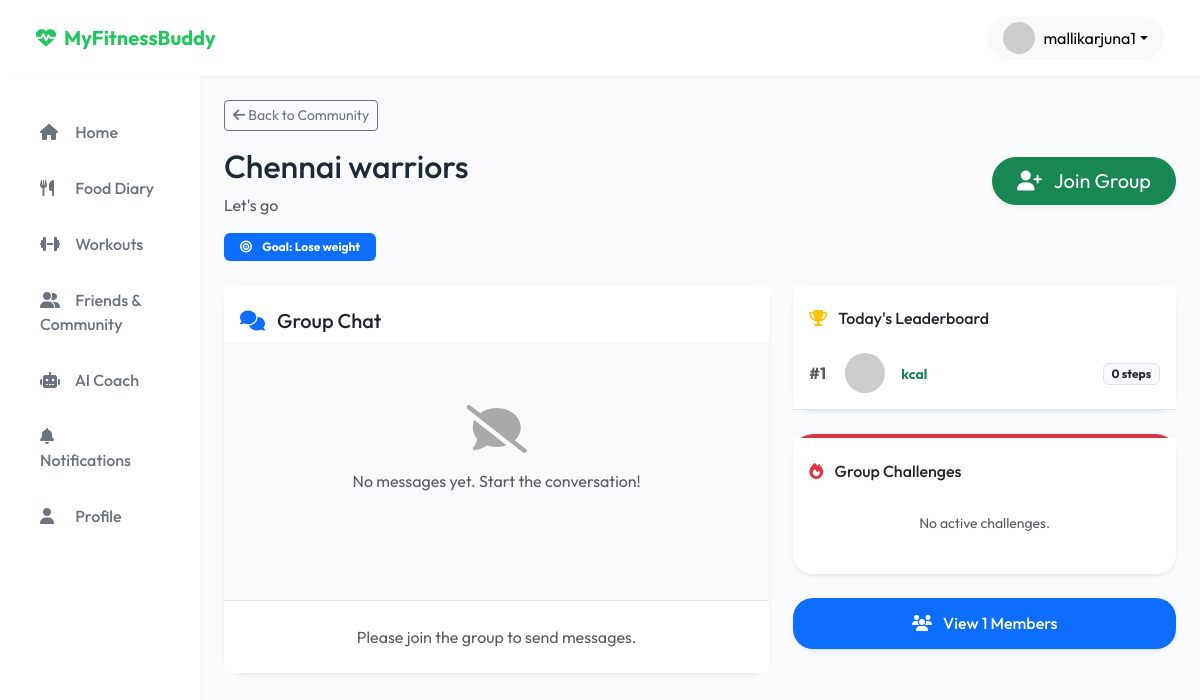
Page /group/2/ (signed in) on the committed database.
### users/models.py (models this page shows, shortened)
class User(AbstractUser):
    phone_number = models.CharField(max_length=15, unique=True, null=True, blank=True)
    email = models.EmailField(unique=True)
    gender = models.CharField(max_length=10, null=True, blank=True)
    age = models.IntegerField(null=True, blank=True)
    country = models.CharField(max_length=100, null=True, blank=True)
    height_feet = models.IntegerField(null=True, blank=True)
    height_inches = models.IntegerField(null=True, blank=True)
    height_cm = models.FloatField(null=True, blank=True)
    current_weight = models.FloatField(null=True, blank=True)
    goal_weight = models.FloatField(null=True, blank=True)
    weight_kg = models.FloatField(null=True, blank=True)
    activity_level = models.CharField(max_length=50, null=True, blank=True)
    goals_completed = models.BooleanField(default=False)
    USERNAME_FIELD = 'email'
    REQUIRED_FIELDS = ['username']

class Group(models.Model):
    name = models.CharField(max_length=255)
    description = models.TextField(null=True, blank=True)
    goal = models.CharField(max_length=255, null=True, blank=True)
    is_public = models.BooleanField(default=True)
    active_challenge = models.CharField(max_length=255, null=True, blank=True)
    created_by = models.ForeignKey(settings.AUTH_USER_MODEL, on_delete=models.CASCADE)
    created_at = models.DateTimeField(auto_now_add=True)

class DailyStats(models.Model):
    userid = models.ForeignKey(User, on_delete=models.CASCADE, related_name='daily_stats', db_column='userid')
    date = models.DateField(default=timezone.now)
    steps = models.IntegerField(default=0)
    class Meta:
        db_table = 'daily_steps'
        unique_together = ('userid', 'date')

### web/views.py (the view)
# urls.py: path('group/<int:group_id>/', views.group_detail_view, name='group_detail'),
@login_required(login_url='login')
def group_detail_view(request, group_id):
    from users.models import Group, GroupMember, GroupMessage, Challenge, DailyStats
    group_q = get_object_or_404(Group, id=group_id)
    if request.method == 'POST' and 'message' in request.POST:
        msg_q = request.POST.get('message')
        if msg_q:
            GroupMessage.objects.create(group=group_q, sender=request.user, message=msg_q)
            return redirect('group_detail', group_id=group_id)
    members_q = group_q.members.filter(status='joined').select_related('user', 'user__profile')
    messages_q = group_q.messages.all().order_by('created_at')[:50]
    challenges_q = group_q.challenges.all()
    today_q = timezone.now().date()
    member_ids_q = members_q.values_list('user_id', flat=True)
    leaderboard_q = DailyStats.objects.filter(userid_id__in=member_ids_q, date=today_q).select_related('userid', 'userid__profile').order_by('-steps')
    context = {
        'group': group_q,
        'members': members_q,
        'messages': messages_q,
        'challenges': challenges_q,
        'leaderboard': leaderboard_q,
        'is_member': members_q.filter(user=request.user).exists(),
    }
    return render(request, 'web/group_detail.html', context)

### web/context_processors.py (called while the page is built)
def social_context(request):
    if request.user.is_authenticated:
        pending_count = FriendRequest.objects.filter(receiver=request.user, status='pending').count()
        return {
            'pending_friend_requests_count': pending_count
        }
    return {
        'pending_friend_requests_count': 0
    }

### templates/web/group_detail.html (shortened to what this page needs)
{% extends 'web/base.html' %}
{% block content %}
<div class="row mb-4 align-items-center">
    <div class="col-md-8">
        <a href="{% url 'friends' %}" class="btn btn-outline-secondary btn-sm mb-3"><i class="fas fa-arrow-left"></i> Back to Community</a>
        <h1 class="h2 font-weight-bold">{{ group.name }}</h1>
        <p class="text-muted">{{ group.description|default:"No description provided." }}</p>
        {% if group.goal %}
        <span class="badge bg-primary px-3 py-2"><i class="fas fa-bullseye me-2"></i> Goal: {{ group.goal }}</span>
        {% endif %}
    </div>
    <div class="col-md-4 text-md-end">
        {% if not is_member %}
        <form method="POST" action="{% url 'friends' %}">
            <button type="submit" class="btn btn-success btn-lg rounded-pill px-4 shadow-sm">
                <i class="fas fa-user-plus me-2"></i> Join Group
            </button>
        </form>
        {% else %}
        <button class="btn btn-outline-success btn-lg rounded-pill px-4" disabled>
            <i class="fas fa-check me-2"></i> Joined
        </button>
        {% endif %}
    </div>
</div>
<div class="row g-4">
    <div class="col-lg-7">
        <div class="card border-0 shadow-sm h-100 d-flex flex-column">
            <div class="card-header bg-white border-0 pt-4 pb-2">
                <h5 class="font-weight-bold mb-0"><i class="fas fa-comments text-primary me-2"></i> Group Chat</h5>
            </div>
            <div class="card-body scroll-styled flex-grow-1" style="max-height: 500px; overflow-y: auto; background-color: #f8f9fa;">
                {% if messages %}
                    {% for msg in messages %}
                    <div class="d-flex mb-3 {% if msg.sender == request.user %}justify-content-end{% endif %}">
                        {% if msg.sender != request.user %}
                        <img src="{% if msg.sender.profile.profile_photo %}{{ msg.sender.profile.profile_photo.url }}{% else %}https://ui-avatars.com/api/?name={{ msg.sender.username }}&background=E0E7FF&color=4F46E5{% endif %}" alt="Avatar" class="rounded-circle me-2 align-self-end mb-1" width="32" height="32" style="object-fit:cover;">
                        {% endif %}
                        <div class="p-3 {% if msg.sender == request.user %}bg-primary text-white rounded-start rounded-top{% else %}bg-white border text-dark rounded-end rounded-top{% endif %}" style="max-width: 75%; border-radius: 1rem;">
                            {% if msg.sender != request.user %}
                            <small class="font-weight-bold d-block mb-1 opacity-75">{{ msg.sender.username }}</small>
                            {% endif %}
                            <p class="mb-0">{{ msg.message }}</p>
                            <small class="d-block text-end mt-1 {% if msg.sender == request.user %}text-white-50{% else %}text-muted{% endif %}" style="font-size: 0.7em;">{{ msg.created_at|date:"M j, Y, H:i:s" }}</small>
                        </div>
                    </div>
                    {% endfor %}
                {% else %}
                    <div class="text-center py-5 text-muted">
                        <i class="fas fa-comment-slash fa-3x mb-3 opacity-50"></i>
                        <p>No messages yet. Start the conversation!</p>
                    </div>
                {% endif %}
            </div>
            <div class="card-footer bg-white border-top p-3">
                {% if is_member %}
                <form method="POST" action="{% url 'group_detail' group.id %}" class="d-flex gap-2">
                    {% csrf_token %}
                    <input type="text" name="message" class="form-control rounded-pill bg-light border-0 px-4" placeholder="Type a message..." required autocomplete="off">
                    <button type="submit" class="btn btn-primary rounded-circle" style="width: 45px; height: 45px; min-width: 45px;"><i class="fas fa-paper-plane"></i></button>
                </form>
                {% else %}
                <div class="text-center text-muted py-2">
                    Please join the group to send messages.
                </div>
                {% endif %}
            </div>
        </div>
    </div>
    <div class="col-lg-5">
        <div class="card border-0 shadow-sm mb-4">
            <div class="card-header bg-white border-0 pt-4 pb-2">
                <h6 class="font-weight-bold mb-0"><i class="fas fa-trophy text-warning me-2"></i> Today's Leaderboard</h6>
            </div>
            <div class="card-body p-0">
                <div class="list-group list-group-flush">
                    {% if leaderboard %}
                        {% for stat in leaderboard %}
                        <div class="list-group-item d-flex align-items-center p-3 border-0 border-bottom">
                            <span class="text-muted fw-bold me-3" style="width: 20px;">#{{ forloop.counter }}</span>
                            <img src="{% if stat.user.profile.profile_photo %}{{ stat.user.profile.profile_photo.url }}{% else %}https://ui-avatars.com/api/?name={{ stat.user.username }}&background=E0E7FF&color=4F46E5{% endif %}" alt="Avatar" class="rounded-circle me-3" width="40" height="40" style="object-fit:cover;">
                            <div class="flex-grow-1">
                                <small class="text-success fw-bold">{{ stat.calories_burned }} kcal</small>
                            </div>
                            <div class="text-end">
                                <span class="badge bg-light text-dark border">{{ stat.steps }} steps</span>
                            </div>
                        </div>
                        {% endfor %}
                    {% else %}
                        <div class="text-center py-4 text-muted small">No activity recorded today.</div>
                    {% endif %}
                </div>
            </div>
        </div>
        <div class="card border-0 shadow-sm mb-4 border-top border-4 border-danger">
            <div class="card-header bg-white border-0 pt-4 pb-2">
                <h6 class="font-weight-bold mb-0"><i class="fas fa-fire text-danger me-2"></i> Group Challenges</h6>
            </div>
            <div class="card-body pt-0">
                {% if challenges %}
                    {% for challenge in challenges %}
                    <div class="mb-3 p-3 bg-light rounded-4">
                        <div class="d-flex justify-content-between align-items-start mb-2">
                            <h6 class="font-weight-bold mb-0">{{ challenge.name }}</h6>
                            <span class="badge bg-danger">{{ challenge.get_metric_type_display }}</span>
                        </div>
                        <p class="text-muted small mb-2">{{ challenge.description }}</p>
                        <div class="d-flex justify-content-between mb-1">
                            <span class="small fw-bold">Target: {{ challenge.target_value }}</span>
                            <span class="small text-muted">{{ challenge.start_date|date:"M d" }} - {{ challenge.end_date|date:"M d" }}</span>
                        </div>
                    </div>
                    {% endfor %}
                {% else %}
                    <div class="text-center py-4 text-muted small">No active challenges.</div>
                {% endif %}
            </div>
        </div>
        <div class="card border-0 shadow-sm bg-primary text-white text-center cursor-pointer hover-scale transition-all" data-bs-toggle="collapse" data-bs-target="#membersList">
            <div class="card-body p-3">
                <h6 class="mb-0 font-weight-bold"><i class="fas fa-users me-2"></i> View {{ members.count }} Members</h6>
            </div>
        </div>
    </div>
</div>
{% endblock %}

### templates/web/base.html (shortened to what this page needs)
<!DOCTYPE html>
<html lang="en">
<head>
    <link href="https://cdn.jsdelivr.net/npm/bootstrap@5.3.0/dist/css/bootstrap.min.css" rel="stylesheet">
    <link rel="stylesheet" href="https://cdnjs.cloudflare.com/ajax/libs/font-awesome/6.4.0/css/all.min.css">
</head>
<body>
    {% if not hide_nav %}
    <nav class="navbar navbar-expand-lg navbar-light">
        <div class="container-fluid">
            <a class="navbar-brand d-flex align-items-center" href="/">
                <i class="fas fa-heartbeat me-2"></i> MyFitnessBuddy
            </a>
            <div class="ms-auto d-flex align-items-center">
                {% if user.is_authenticated %}
                <div class="dropdown">
                    <button class="btn btn-light dropdown-toggle d-flex align-items-center" type="button" id="userMenu" data-bs-toggle="dropdown" aria-expanded="false" style="border-radius: 50px; padding: 5px 15px;">
                        <img src="{% if user.profile.profile_photo %}{{ user.profile.profile_photo.url }}{% else %}https://ui-avatars.com/api/?name={{ user.username }}&background=22C55E&color=fff{% endif %}" alt="Profile" class="rounded-circle me-2" style="width: 32px; height: 32px; object-fit: cover;">
                        <span class="d-none d-md-inline">{{ user.username }}</span>
                    </button>
                </div>
                {% else %}
                <a href="{% url 'login' %}" class="btn btn-outline-success me-2 rounded-pill px-4">Login</a>
                <a href="{% url 'signup' %}" class="btn btn-primary rounded-pill px-4">Signup</a>
                {% endif %}
            </div>
        </div>
    </nav>
    {% endif %}
    <div class="container-fluid">
        <div class="row">
            {% if user.is_authenticated and not hide_nav %}
            <div class="col-lg-2 sidebar">
                <div class="nav flex-column">
                    <a class="nav-link {% if request.resolver_match.url_name == 'dashboard' %}active{% endif %}" href="{% url 'dashboard' %}">
                        <i class="fas fa-home"></i> Home
                    </a>
                    <a class="nav-link {% if request.resolver_match.url_name == 'food' %}active{% endif %}" href="{% url 'food' %}">
                        <i class="fas fa-utensils"></i> Food Diary
                    </a>
                    <a class="nav-link {% if request.resolver_match.url_name == 'workout' %}active{% endif %}" href="{% url 'workout' %}">
                        <i class="fas fa-dumbbell"></i> Workouts
                    </a>
                    <a class="nav-link {% if request.resolver_match.url_name == 'friends' %}active{% endif %}" href="{% url 'friends' %}">
                        <i class="fas fa-user-friends"></i> Friends & Community
                    </a>
                    <a class="nav-link {% if request.resolver_match.url_name == 'ai_coach' %}active{% endif %}" href="{% url 'ai_coach' %}">
                        <i class="fas fa-robot"></i> AI Coach
                    </a>
                    <a class="nav-link {% if request.resolver_match.url_name == 'notifications' %}active{% endif %}" href="{% url 'notifications' %}">
                        <i class="fas fa-bell"></i> Notifications
                    </a>
                    <a class="nav-link {% if request.resolver_match.url_name == 'profile' %}active{% endif %}" href="{% url 'profile' %}">
                        <i class="fas fa-user"></i> Profile
                    </a>
                </div>
            </div>
            {% endif %}
            <main class="{% if user.is_authenticated and not hide_nav %}col-lg-10{% else %}col-12{% endif %} p-4">
                {% block content %}{% endblock %}
            </main>
        </div>
    </div>
</body>
</html>

### templates/web/base.html (style rules this page uses)
:root { --primary-green: #22C55E; --dark-gray: #1F2937; --light-bg: #F9FAFB; --card-shadow: 0 4px 6px -1px rgba(0, 0, 0, 0.1), 0 2px 4px -1px rgba(0, 0, 0, 0.06); }
body { font-family: 'Outfit', sans-serif; background-color: var(--light-bg); color: var(--dark-gray); }
.navbar { background-color: white; box-shadow: 0 2px 4px rgba(0,0,0,0.05); padding: 1rem 1.5rem; }
.navbar-brand { font-weight: 700; color: var(--primary-green); }
.sidebar { background-color: white; min-height: calc(100vh - 72px); padding: 2rem 1.5rem; position: sticky; top: 72px; box-shadow: 2px 0 4px rgba(0,0,0,0.02); }
.nav-link { color: #6B7280; padding: 0.75rem 1rem; border-radius: 12px; margin-bottom: 0.5rem; transition: all 0.2s ease; font-weight: 500; }
.nav-link i { margin-right: 12px; width: 20px; }
.card { border: none; border-radius: 20px; box-shadow: var(--card-shadow); margin-bottom: 1.5rem; }

### rows in the picture
User: username "mallikarjuna1"
Group: name "Chennai warriors", description "Let's go", goal "Lose weight"
DailyStats: steps "0"

### other values in the picture
{{ members.count }} "1"
